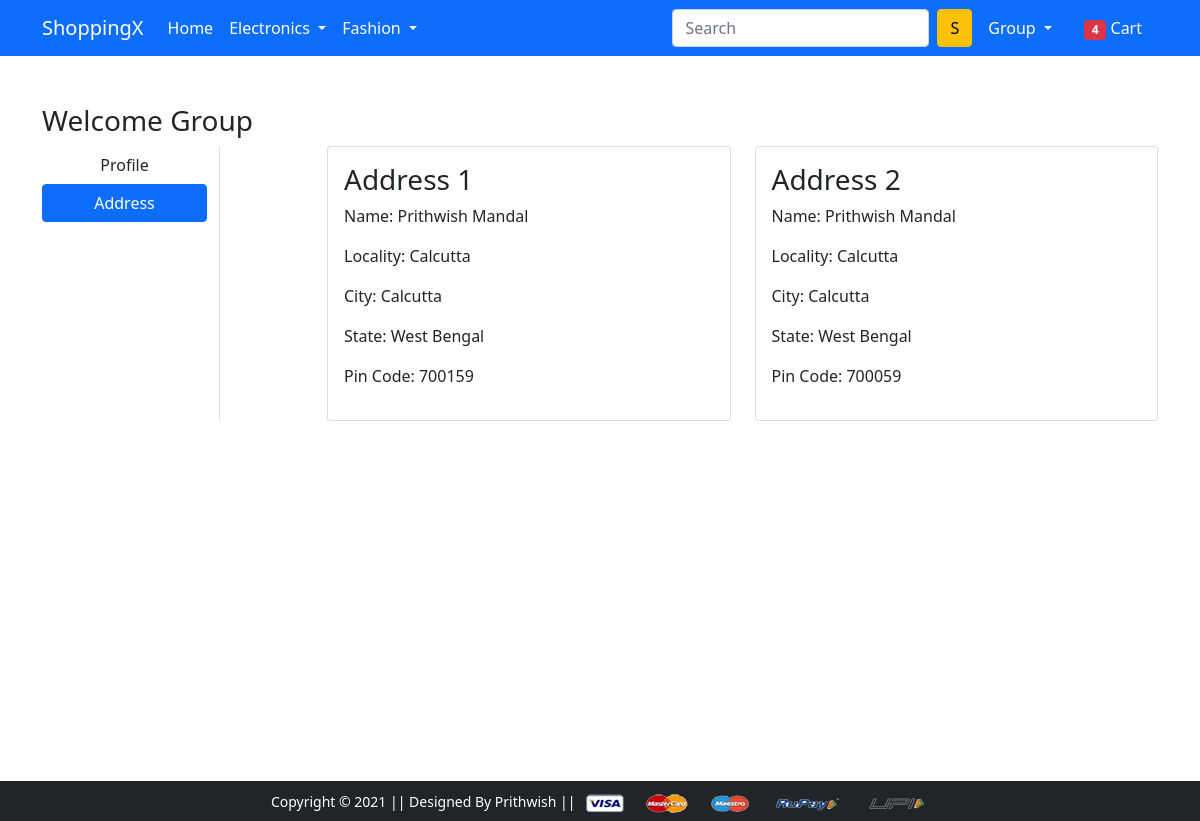
Page /address/ (signed in) on the committed database.
### app/models.py (models this page shows, shortened)
class Customer(models.Model):
    user = models.ForeignKey(User, on_delete=models.CASCADE)
    name = models.CharField(max_length=20)
    locality = models.CharField(max_length=20)
    city = models.CharField(max_length=20)
    zipcode = models.IntegerField()
    state = models.CharField(choices=STATE_CHOICES, max_length=50)

### app/views.py (the view)
# urls.py: path('address/', views.address, name='address'),
@login_required
def address(request):
    add = Customer.objects.filter(user=request.user)
    return render(request, 'app/address.html', {'add':add, 'active':'btn-primary'})

### app/templates/app/address.html (shortened to what this page needs)
{% extends 'app/base.html' %}
{% load static %}
{% block main-content %}
<div class="container my-5">
 <div class="row">
 <h3>Welcome <span class="text-capitalize">{{request.user}}</h3>
  <div class="col-sm-2 border-end">
   <ul class="list-unstyled">
    <li class="d-grid"><a href="{% url 'profile' %}" class="btn">Profile</a></li>
    <li class="d-grid"><a href="{% url 'address' %}" class="btn {{active}}">Address</a></li>
   </ul>
  </div>
  <div class="col-sm-9 offset-sm-1">
   <div class="row">
	{% for ad in add %}
    <div class="col-sm-6">
     <div class="card">
      <div class="card-body">
       <h3>Address {{forloop.counter}}</h3>
       <p>Name: {{ad.name}}</p>
       <p>Locality: {{ad.locality}}</p>
       <p>City: {{ad.city}}</p>
       <p>State: {{ad.state}}</p>
	   <p>Pin Code: {{ad.zipcode}}</p>
      </div>
     </div>
    </div>
    {% endfor %}
   </div>
  </div>
 </div>
</div>
<br>
<br>
<br>
<br>
<br>
<br>
<br>
{% endblock main-content %}

### app/templates/app/base.html (shortened to what this page needs)
<!doctype html>
{% load static %}
<html lang="en">
  <head>
    <link href="https://cdn.jsdelivr.net/npm/bootstrap@5.0.0-beta1/dist/css/bootstrap.min.css" rel="stylesheet">
    <link rel="stylesheet" href="{% static 'app/css/owl.carousel.min.css' %}">
    <link rel="stylesheet" href="{% static 'app/css/all.min.css' %}">
    <link rel="stylesheet" href="{% static 'app/css/style.css' %}">
  </head>
  <body>
    <nav class="navbar navbar-expand-lg navbar-dark bg-primary">
     <div class="container">
       <a class="navbar-brand" href="/">ShoppingX</a>
       <div class="collapse navbar-collapse" id="navbarSupportedContent">
         <ul class="navbar-nav me-auto mb-2 mb-lg-0">
           <li class="nav-item">
             <a class="nav-link active" aria-current="page" href="/">Home</a>
           </li>
           <li class="nav-item dropdown">
             <a class="nav-link dropdown-toggle text-white" href="#" id="electronicsDropdown" role="button" data-bs-toggle="dropdown" aria-expanded="false">
               Electronics
             </a>
           </li>
           <li class="nav-item dropdown">
             <a class="nav-link dropdown-toggle text-white" href="#" id="fashionDropdown" role="button" data-bs-toggle="dropdown" aria-expanded="false">
               Fashion
             </a>
           </li>
         </ul>
         <form class="d-flex" action="{% url 'search_options' %}">
           <input class="form-control me-2"  type="search" placeholder="Search" name="developer" id="developer" aria-label="Search">
           <button class="btn btn-warning" type="submit">S</button>
         </form>
         <div>
          <ul class="navbar-nav me-auto mb-2 mb-lg-0">
			{% if request.user.is_authenticated %}
           <li class="nav-item dropdown mx-2">
              <a class="nav-link dropdown-toggle text-white" href="#" id="profileDropdown" role="button" data-bs-toggle="dropdown" aria-expanded="false">
                {{request.user.username|capfirst}}
              </a>
            </li>
            <li class="nav-item mx-2">
             <a href="{% url 'showcart' %}" class="nav-link text-white"><span class="badge bg-danger">4</span> Cart </a>
            </li>
			{% endif %}
          </ul>
         </div>
       </div>
     </div>
	 <br>
    </nav>
    {% block main-content %} {% endblock main-content %}
	<br>
<br>
<br>
<br>
    <footer class="container-fluid bg-dark text-center p-2 mt-5">
        <small class="text-white">Copyright &copy; 2021 || Designed By Prithwish || </small>
        <img src="{% static 'app/images/payment.png' %}" alt="" srcset="" class="img-fluid" height="2px">
    </footer>
  </body>
</html>

### rows in the picture
Customer: name "Prithwish Mandal", locality "Calcutta", city "Calcutta", state "West Bengal", zipcode "700159"
Customer: name "Prithwish Mandal", locality "Calcutta", city "Calcutta", state "West Bengal", zipcode "700059"

### other values in the picture
{{ request.user.username|capfirst }} "Group"
{{ request.user }} "Group"
